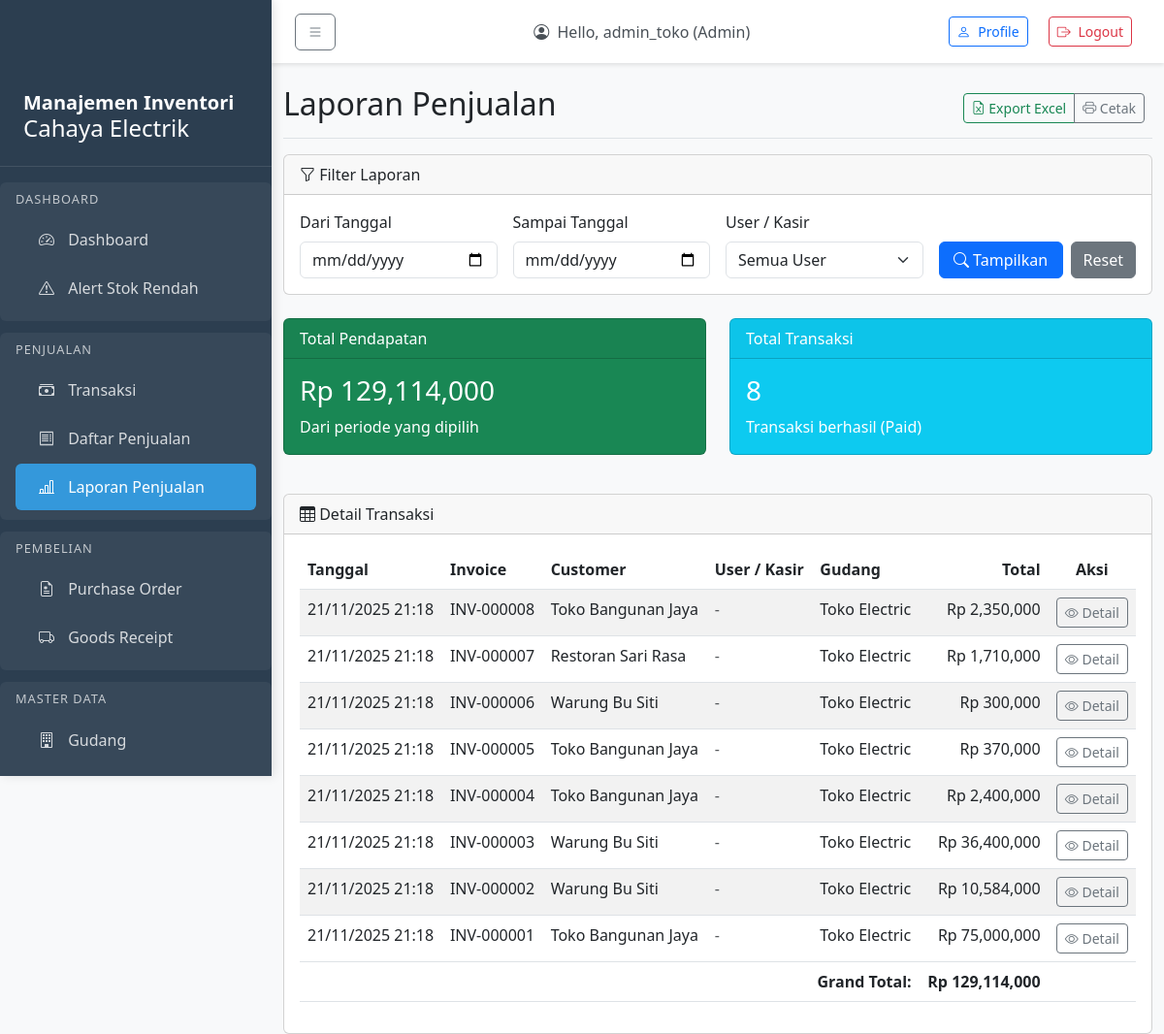
Before: /sales/report/ (signed in) with the older database file.
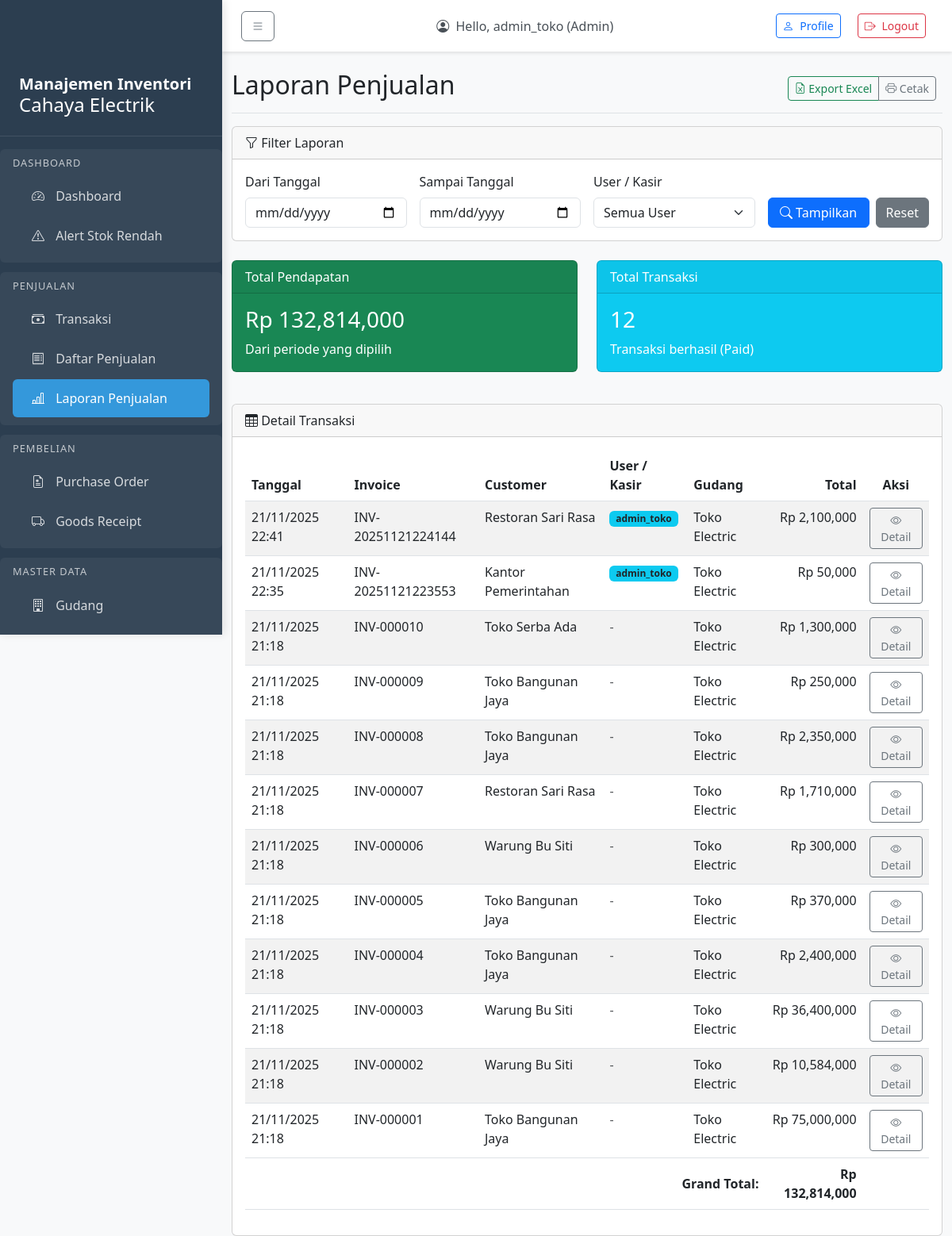
After: the same page with the newer database file.
### sales/models.py (models this page shows, shortened)
class Sale(models.Model):
    STATUS_CHOICES = [
        ('DRAFT', 'Draft'),
        ('PAID', 'Paid'),
        ('CANCELLED', 'Cancelled'),
    ]
    invoice_number = models.CharField(max_length=40, unique=True)
    customer = models.ForeignKey(Customer, on_delete=models.CASCADE, null=True, blank=True)
    warehouse = models.ForeignKey(Warehouse, on_delete=models.CASCADE)
    user = models.ForeignKey(User, on_delete=models.SET_NULL, null=True, blank=True, related_name='sales')
    status = models.CharField(max_length=20, choices=STATUS_CHOICES, default='DRAFT')
    total_amount = models.DecimalField(max_digits=14, decimal_places=2, default=0)
    sold_at = models.DateTimeField(auto_now_add=True)
    class Meta:
        db_table = 'sale'
        indexes = [
            models.Index(fields=['sold_at', 'status']),
        ]

### master/models.py (models this page shows, shortened)
class Customer(models.Model):
    name = models.CharField(max_length=150)
    phone = models.CharField(max_length=30, blank=True)
    email = models.CharField(max_length=100, blank=True)
    address = models.CharField(max_length=255, blank=True)
    is_active = models.BooleanField(default=True)
    created_at = models.DateTimeField(auto_now_add=True)
    class Meta:
        db_table = 'customer'

### inventory/models.py (models this page shows, shortened)
class Warehouse(models.Model):
    code = models.CharField(max_length=20, unique=True)
    name = models.CharField(max_length=100)
    address = models.CharField(max_length=255, blank=True)
    created_at = models.DateTimeField(auto_now_add=True)
    class Meta:
        db_table = 'warehouse'

### accounts/models.py (models this page shows, shortened)
class User(AbstractUser):
    ROLE_CHOICES = [
        ('admin', 'Admin'),
        ('manager', 'Manager'),
        ('warehouse', 'Warehouse'),
        ('cashier', 'Cashier'),
        ('analyst', 'Analyst'),
    ]
    role = models.CharField(max_length=20, choices=ROLE_CHOICES, default='cashier')
    created_at = models.DateTimeField(auto_now_add=True)
    updated_at = models.DateTimeField(auto_now=True)
    groups = models.ManyToManyField(
        'auth.Group',
        related_name='custom_user_set',
        blank=True,
    )
    user_permissions = models.ManyToManyField(
        'auth.Permission',
        related_name='custom_user_set',
        blank=True,
    )

### sales/views.py (the view)
# urls.py: path('report/', views.sale_report, name='sale_report'),
@login_required
def sale_report(request):
    if request.user.role not in ['manager', 'admin']:
        raise PermissionDenied("Anda tidak memiliki akses ke laporan ini.")
    start_date_param = request.GET.get('start_date')
    end_date_param = request.GET.get('end_date')
    user_id = request.GET.get('user_id')
    sales = Sale.objects.filter(status='PAID').select_related('customer', 'user', 'warehouse').order_by('-sold_at')
    if start_date_param:
        try:
            start_date = datetime.strptime(start_date_param, "%Y-%m-%d").date()
            sales = sales.filter(sold_at__date__gte=start_date)
        except ValueError:
            pass
    if end_date_param:
        try:
            end_date = datetime.strptime(end_date_param, "%Y-%m-%d").date()
            sales = sales.filter(sold_at__date__lte=end_date)
        except ValueError:
            pass
    if user_id:
        sales = sales.filter(user_id=user_id)
    users = User.objects.all()
    total_revenue = sum(sale.total_amount for sale in sales)
    total_transactions = sales.count()
    context = {
        'sales': sales,
        'users': users,
        'selected_user_id': int(user_id) if user_id else None,
        'start_date': start_date_param,
        'end_date': end_date_param,
        'total_revenue': total_revenue,
        'total_transactions': total_transactions,
    }
    return render(request, 'sales/sales_report.html', context)

### templates/sales/sales_report.html (shortened to what the changed rows need)
{% extends 'base.html' %}
{% load humanize %}
{% block content %}
<div class="d-flex justify-content-between flex-wrap flex-md-nowrap align-items-center pt-3 pb-2 mb-3 border-bottom">
    <h1 class="h2">Laporan Penjualan</h1>
</div>
<div class="row mb-4">
    <div class="col-md-6">
        <div class="card text-white bg-success mb-3">
            <div class="card-body">
                <h3 class="card-title">Rp {{ total_revenue|floatformat:0|intcomma }}</h3>
                <p class="card-text">Dari periode yang dipilih</p>
            </div>
        </div>
    </div>
    <div class="col-md-6">
        <div class="card text-white bg-info mb-3">
            <div class="card-body">
                <h3 class="card-title">{{ total_transactions }}</h3>
                <p class="card-text">Transaksi berhasil (Paid)</p>
            </div>
        </div>
    </div>
</div>
<div class="card">
    <div class="card-body">
        <div class="table-responsive">
            <table class="table table-striped table-hover">
                <thead>
                    <tr>
                        <th>Tanggal</th>
                        <th>Invoice</th>
                        <th>Customer</th>
                        <th>User / Kasir</th>
                        <th>Gudang</th>
                        <th class="text-end">Total</th>
                        <th class="text-center">Aksi</th>
                    </tr>
                </thead>
                <tbody>
                    {% for sale in sales %}
                    <tr>
                        <td>{{ sale.sold_at|date:"d/m/Y H:i" }}</td>
                        <td>{{ sale.invoice_number }}</td>
                        <td>{{ sale.customer.name|default:"-" }}</td>
                        <td>
                            {% if sale.user %}
                                <span class="badge bg-info text-dark">{{ sale.user.username }}</span>
                            {% else %}
                                <span class="text-muted">-</span>
                            {% endif %}
                        </td>
                        <td>{{ sale.warehouse.name }}</td>
                        <td class="text-end">Rp {{ sale.total_amount|floatformat:0|intcomma }}</td>
                        <td class="text-center">
                            <a href="{% url 'sales:sale_detail' sale.id %}" class="btn btn-sm btn-outline-secondary">
                                <i class="bi bi-eye"></i> Detail
                            </a>
                        </td>
                    </tr>
                    {% empty %}
                    <tr>
                        <td colspan="7" class="text-center py-4">Tidak ada data penjualan untuk filter yang dipilih.</td>
                    </tr>
                    {% endfor %}
                </tbody>
                <tfoot>
                    <tr>
                        <th colspan="5" class="text-end">Grand Total:</th>
                        <th class="text-end">Rp {{ total_revenue|floatformat:0|intcomma }}</th>
                        <th></th>
                    </tr>
                </tfoot>
            </table>
        </div>
    </div>
</div>
{% endblock %}

Changed rows visible on the page:
added Sale: sold_at "21/11/2025 22:41", invoice_number "INV-20251121224144", customer.name "Restoran Sari Rasa", user.username "admin_toko", warehouse.name "Toko Electric", total_amount "2,100,000"
added Sale: sold_at "21/11/2025 22:35", invoice_number "INV-20251121223553", customer.name "Kantor Pemerintahan", user.username "admin_toko", warehouse.name "Toko Electric", total_amount "50,000"
now on this page (row edited): Sale: sold_at "21/11/2025 21:18", invoice_number "INV-000010", customer.name "Toko Serba Ada", warehouse.name "Toko Electric", total_amount "1,300,000"
now on this page (row edited): Sale: sold_at "21/11/2025 21:18", invoice_number "INV-000009", customer.name "Toko Bangunan Jaya", warehouse.name "Toko Electric", total_amount "250,000"
Other visible differences:
{{ total_revenue|floatformat:0|intcomma }}: "129,114,000" → "132,814,000"
{{ total_transactions }}: "8" → "12"
